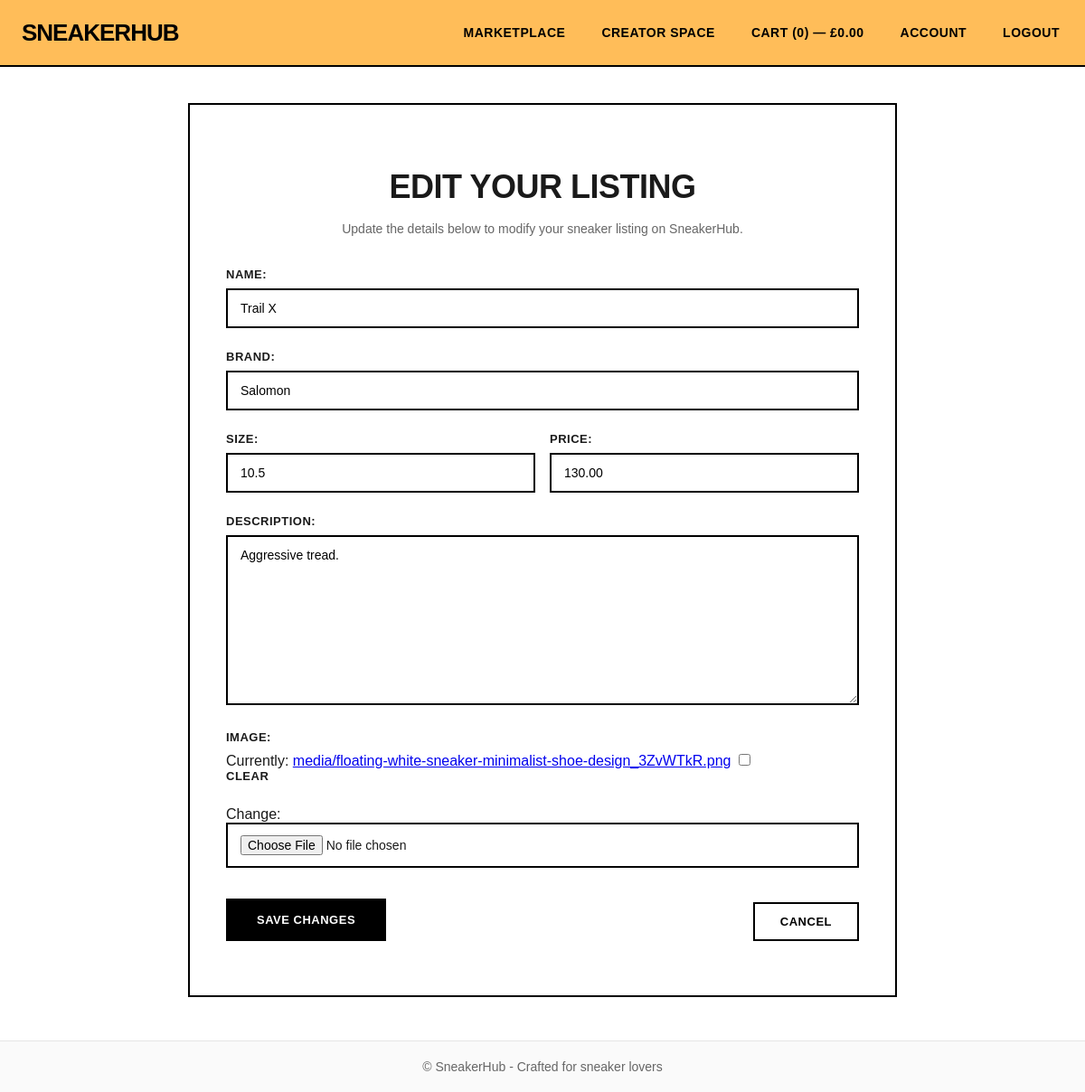
The page /listings/edit/30/ (signed in) on the database its author committed.
### marketplace/models.py (models this page shows, shortened)
class Sneaker(models.Model):
    name = models.CharField(max_length=255)
    brand = models.CharField(max_length=255)
    size = models.DecimalField(max_digits=4, decimal_places=1)
    price = models.DecimalField(max_digits=10, decimal_places=2)
    description = models.TextField(blank=True, null=True)
    image = models.ImageField(upload_to='media/', blank=True, null=True)
    owner = models.ForeignKey(
        settings.AUTH_USER_MODEL,
        on_delete=models.CASCADE,
        related_name='sneakers'
    )
    created_at = models.DateTimeField(auto_now_add=True)
    updated_at = models.DateTimeField(auto_now=True)
    is_sold = models.BooleanField(default=False)

### listings/views.py (the view)
# urls.py: path('listings/edit/<int:sneaker_id>/', editListingView, name='edit_listing'),
@login_required
def editListingView(request, sneaker_id):
    sneaker = get_object_or_404(Sneaker, id=sneaker_id, owner=request.user)
    if request.method == 'POST':
        form = ListingCreationForm(request.POST, request.FILES, instance=sneaker)
        if form.is_valid():
            form.save()
            return redirect('sneaker_detail', sneaker_id=sneaker.id)
    else:
        form = ListingCreationForm(instance=sneaker)
    return render(request, 'edit_listing.html', {'form': form, 'sneaker': sneaker})

### listings/forms.py (shortened to what this page needs)
class ListingCreationForm(forms.ModelForm):
    class Meta:
        model = Sneaker
        fields = ['name', 'brand', 'size', 'price', 'description', 'image']

### cart/context_processors.py (called while the page is built, shortened)
def cart_totals(request):
    cart = request.session.get('cart', {})
    count = 0
    total = 0.0
    return {'cart': {'count': count, 'total': total}}

### templates/edit_listing.html (shortened to what this page needs)
{% extends 'base.html' %}
{% load static %}
{% block content %}
<section class="create-listing-section" style="margin-top: 40px;">
    <div class="container">
        <div class="create-card">
            <h1>Edit Your Listing</h1>
            <p class="create-listing-subtitle">Update the details below to modify your sneaker listing on SneakerHub.</p>
            <form method="post" enctype="multipart/form-data" class="create-listing-form">
                <div class="form-group">
                    {{ form.name.label_tag }}
                    {{ form.name }}
                </div>
                <div class="form-group">
                    {{ form.brand.label_tag }}
                    {{ form.brand }}
                </div>
                <div class="form-row">
                    <div class="form-group form-half">
                        {{ form.size.label_tag }}
                        {{ form.size }}
                    </div>
                    <div class="form-group form-half">
                        {{ form.price.label_tag }}
                        {{ form.price }}
                    </div>
                </div>
                <div class="form-group">
                    {{ form.description.label_tag }}
                    {{ form.description }}
                </div>
                <div class="form-group">
                    {{ form.image.label_tag }}
                    {{ form.image }}
                </div>
                <div class="form-actions">
                    <button type="submit" class="btn-primary">Save Changes</button>
                    <a href="{% url 'marketplace' %}" class="btn-secondary create-btn">Cancel</a>
                </div>
            </form>
        </div>
    </div>
</section>
{% endblock %}

### static/css/styles.css (style rules this page uses)
body { margin: 0; font-family: Arial, sans-serif; background: white; color: #1a1a1a; }
.container { width: 100%; max-width: 1900px; margin: 0 auto; }
.btn-primary { display: inline-block; background: #000; color: #fff; padding: 14px 32px; border-radius: 0; text-decoration: none; font-weight: 900; border: 2px solid #000; cursor: pointer; text-transform: uppercase; letter-spacing: 0.5px; font-size: 13px; transition: all 0.3s ease; margin-bottom: 10px; }
.btn-secondary { display: inline-block; background: #fff; color: #000; padding: 12px 28px; border-radius: 0; text-decoration: none; font-weight: 900; border: 2px solid #000; cursor: pointer; margin-bottom: 20px; text-transform: uppercase; letter-spacing: 0.5px; font-size: 13px; transition: all 0.3s ease; }
.create-card { background: #fff; border: 2px solid #000; border-radius: 0; padding: 40px; max-width: 700px; margin: 0 auto; }
.create-card h1 { font-size: 36px; margin-bottom: 12px; text-align: center; font-weight: 900; text-transform: uppercase; letter-spacing: -0.5px; }
.create-listing-subtitle { color: #666; margin-bottom: 32px; text-align: center; font-size: 14px; line-height: 1.6; }
.create-listing-form .form-group { margin-bottom: 24px; }
.create-listing-form label { display: block; margin-bottom: 8px; font-weight: 700; text-transform: uppercase; letter-spacing: 0.5px; font-size: 13px; }
.create-listing-form input[type="text"], .create-listing-form input[type="number"], .create-listing-form input[type="file"], .create-listing-form textarea { width: 100%; padding: 12px 14px; border: 2px solid #000; border-radius: 0; font-size: 14px; box-sizing: border-box; font-family: inherit; transition: all 0.3s ease; }
.form-row { display: flex; gap: 16px; }
.form-half { flex: 1; }
.form-actions { margin-top: 32px; display: flex; justify-content: space-between; align-items: center; gap: 12px; }
.form-actions .btn-primary { order: 1; }
.form-actions .create-btn { order: 2; margin-top: 2%; }
.form-actions { margin-top: 20px; display: flex; gap: 12px; align-items: center; }

### rows shown on the page
Sneaker: name "Trail X", brand "Salomon", size "10.5", price "130.00", description "Aggressive tread."

### other values the page prints
{{ cart.count|default:0 }} "0"
{{ cart.total|default:0|floatformat:2 }} "0.00"
